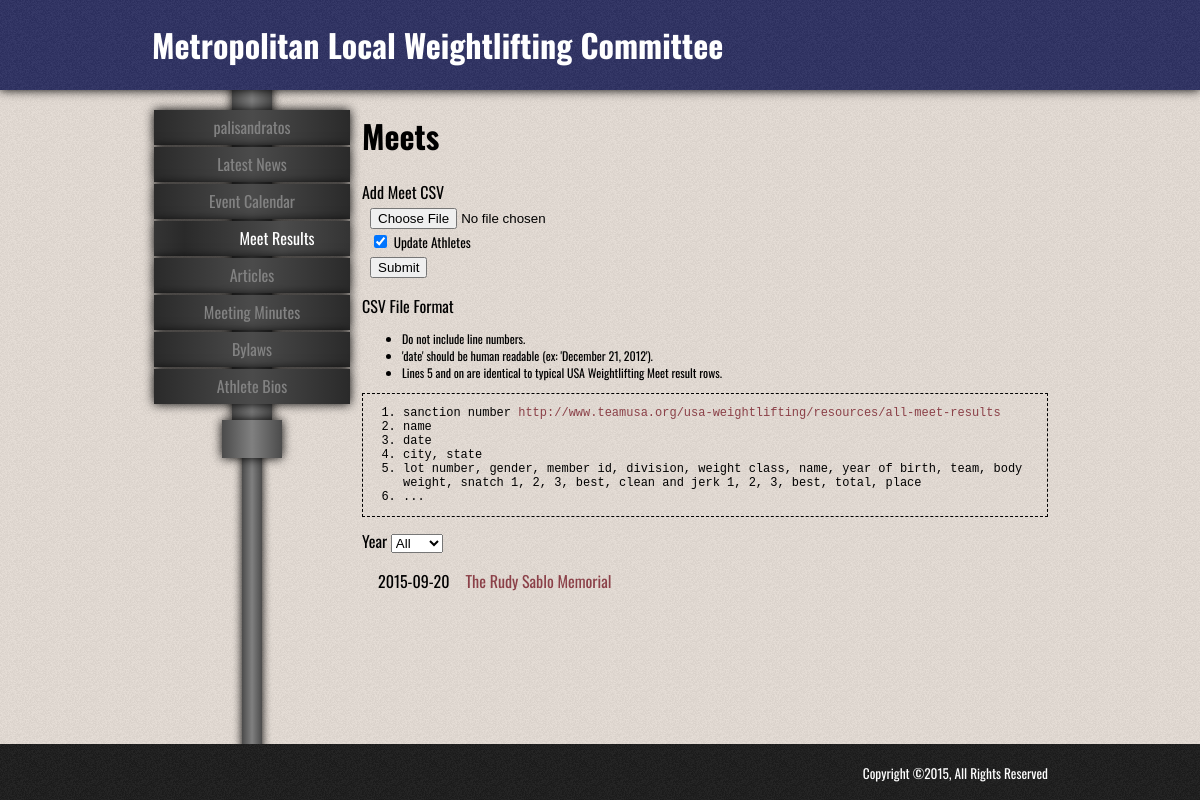
The page /results/ (signed in) on the database its author committed.
### metropolitanweightlifting/models.py (models this page shows, shortened)
class User(db.Model):
    id = db.Column(db.Integer, primary_key=True)
    firstname = db.Column(db.String, nullable=False)
    lastname = db.Column(db.String, nullable=False)
    username = db.Column(db.String, unique=True, index=True, nullable=False)
    password = db.Column(db.String, nullable=False)
    def is_authenticated(self):
        return True

class Meet(db.Model):
    id = db.Column(db.Integer, primary_key=True)
    sanction_number = db.Column(db.String(6), nullable=False)
    name = db.Column(db.String, nullable=False)
    date = db.Column(db.Date, nullable=False)
    city = db.Column(db.String)
    state = db.Column(db.String)

### metropolitanweightlifting/views.py (the view, shortened to what this page needs)
@app.route('/results/', methods=['GET', 'POST'])
@app.route('/results/<int:meet_id>', methods=['GET', 'POST'])
def results(meet_id=None):
    form = None
    if current_user.is_authenticated():
        form = forms.AddMeetForm()
    session['meet_year'] = request.args.get('year') or session.get('meet_year', 'all')
    available_years = set([m.date.year for m in Meet.query.all()])
    filter_form = forms.FilterMeetsForm(sorted(available_years, reverse=True), session['meet_year'])
    if session['meet_year'] == 'all':
        meets = Meet.query.order_by(db.desc(Meet.date)).all()
    else:
        meets = Meet.query.filter(db.extract('year', Meet.date) == session['meet_year'])
    return render_template('main/results.html', form=form, filter_form=filter_form, meets=meets)

### metropolitanweightlifting/forms.py
class AddMeetForm(Form):
    csv_file = FileField('Add Meet CSV', validators=[DataRequired(message='Please choose a file.')])
    update_athletes = BooleanField('Update Athletes')
    def __init__(self):
        super(AddMeetForm, self).__init__()
        self.update_athletes.data = True

class FilterMeetsForm(Form):
    year = SelectField('Year')
    def __init__(self, years, default, **kwargs):
        kwargs.setdefault('year', default)
        super(FilterMeetsForm, self).__init__(**kwargs)
        self.year.choices = [('all', 'All')] + [(str(y), str(y)) for y in years]

### metropolitanweightlifting/views.py (called while the page is built)
@login_manager.user_loader
def load_user(user_id):
    return User.query.get(int(user_id))

### metropolitanweightlifting/templates/main/results.html (shortened to what this page needs)
{% extends "layout.html" %}
{% block content %}
<h1>Meets</h1>
{% if current_user.is_authenticated() %}
    <form method="POST" action="{{ url_for('results') }}" enctype="multipart/form-data">
        <div>{{ form.csv_file.label }}</div>
        <ul style="list-style-type: none; padding-left: 0.5em; margin-top: 0;">
            <li>{{ form.csv_file }}</li>
            <li>{{ form.update_athletes }} <small>{{ form.update_athletes.label }}</small></li>
            <li><input type="submit" value="Submit"></li>
        </ul>
    </form>
    <div>
        <div>CSV File Format</div>
        <ul style="font-size: 0.75em;">
            <li>Do not include line numbers.</li>
            <li>'date' should be human readable (ex: 'December 21, 2012').</li>
            <li>Lines 5 and on are identical to typical USA Weightlifting Meet result rows.</li>
        </ul>
        <ol style="padding-top: 1em; padding-bottom: 1em; border: 1px dashed black; font-size: 0.75em; font-family: Courier, monospace;">
            <li>
                sanction number
                <a href="http://www.teamusa.org/usa-weightlifting/resources/all-meet-results" target="_blank">
                    http://www.teamusa.org/usa-weightlifting/resources/all-meet-results
                </a>
            </li>
            <li>name</li>
            <li>date</li>
            <li>city, state</li>
            <li>lot number, gender, member id, division, weight class, name, year of birth, team, body weight, snatch 1, 2, 3, best, clean and jerk 1, 2, 3, best, total, place</li>
            <li>...</li>
        </ol>
    </div>
{% endif %}
<form id="meets-filter" method="GET" action="{{ url_for('results') }}">
    {{ filter_form.year.label }} {{ filter_form.year }}
</form>
<ul style="list-style-type: none; padding-left: 1em;">
    {% for meet in meets %}
        <li style="overflow: hidden;">
            <div style="float: left">
                {{ meet.date }}
            </div>
            <div style="overflow: hidden; padding-left: 1em">
                <a href="{{ url_for('results', meet_id=meet.id) }}">{{ meet.name }}</a>
            </div>
        </li>
    {% endfor %}
</ul>
{% endblock %}

### metropolitanweightlifting/templates/navigation/links.html
<ul>
    {% if current_user.is_authenticated() %}
        <li {% if request.path == url_for('login') %} class="active" {% endif %}>
            <a href="{{ url_for('login') }}">{{ current_user.username }}</a>
        </li>
    {% endif %}
    <li {% if request.path == url_for('index') %} class="active" {% endif %}>
        <a href="{{ url_for('index') }}">Latest News</a>
    </li>
    <li {% if request.path == url_for('calendar') %} class="active" {% endif %}>
        <a href="{{ url_for('calendar') }}">Event Calendar</a>
    </li>
    <li {% if 'results' in request.path and not page_error %} class="active" {% endif %}>
        <a href="{{ url_for('results') }}">Meet Results</a>
    </li>
    <li {% if 'article' in request.path and not page_error %} class="active" {% endif %}>
        <a href="{{ url_for('articles') }}">Articles</a>
    </li>
    <li {% if 'minutes' in request.path and not page_error %} class="active" {% endif %}>
        <a href="{{ url_for('minutes') }}">Meeting Minutes</a>
    </li>
    <li {% if request.path == url_for('bylaws') %} class="active" {% endif %}>
        <a href={{ url_for('bylaws') }}>Bylaws</a>
    </li>
    <li {% if 'bio' in request.path and not page_error %} class="active" {% endif %}>
        <a href="{{ url_for('bios') }}">Athlete Bios</a>
    </li>
</ul>

### metropolitanweightlifting/static/css/main.css (style rules this page uses)
body { margin: 0; padding: 0; font-family: Oswald, sans-serif; background-color: #fff4eb; }
a { color: #8b4048; text-decoration: none; }
.sidebar ul { margin-top: 110px; }
.sidebar ul, li { padding-left: 0; }
.sidebar li { list-style-type: none; height: 35px; margin: 2px; -webkit-box-shadow: 0 0 10px #000000; -moz-box-shadow: 0 0 10px #000000; box-shadow: 0 0 10px #000000; background: #4b4b4b; background: -webkit-linear-gradient(left, #2a2a2a, #4b4b4b, #2a2a2a); background: -moz-linear-gradient(left, #2a2a2a, #4b4b4b, #2a2a2a); background: -ms-linear-gradient(left, #2a2a2a, #4b4b4b, #2a2a2a); background: -o-linear-gradient(left, #2a2a2a, #4b4b4b, #2a2a2a); }
.sidebar li, .sidebar li a { -o-transition:.5s; -moz-transition:.5s; -webkit-transition:.5s; transition:.5s; }
.sidebar li:hover a, .sidebar li.active a { padding-left: 50px; color: #ffffff; }
.sidebar li:hover, .sidebar li.active { background-position: 30px; }
.sidebar li > a { display: block; }
.sidebar a { color: #828282; text-decoration: none; line-height: 35px; }

### rows shown on the page
User: username "palisandratos"
Meet: date "2015-09-20", name "The Rudy Sablo Memorial"

### other values the page prints
{{ filter_form.year.label }} "Year"
